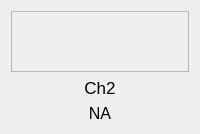
                 <widget class="QFrame" name="frame_ch2_2">
                  <layout class="QVBoxLayout" name="frame_ch2">
                   <item>
                    <widget class="QFrame" name="frame_ch2_color">
                     <property name="sizePolicy">
                      <sizepolicy hsizetype="Fixed" vsizetype="Fixed">
                       <horstretch>0</horstretch>
                       <verstretch>0</verstretch>
                      </sizepolicy>
                     </property>
                     <property name="minimumSize">
                      <size>
                       <width>61</width>
                       <height>61</height>
                      </size>
                     </property>
                     <property name="maximumSize">
                      <size>
                       <width>1000</width>
                       <height>61</height>
                      </size>
                     </property>
                     <property name="sizeIncrement">
                      <size>
                       <width>1</width>
                       <height>1</height>
                      </size>
                     </property>
                     <property name="accessibleName">
                      <string>color_frame</string>
                     </property>
                     <property name="styleSheet">
                      <string notr="true"/>
                     </property>
                     <property name="frameShape">
                      <enum>QFrame::StyledPanel</enum>
                     </property>
                     <property name="frameShadow">
                      <enum>QFrame::Raised</enum>
                     </property>
                    </widget>
                   </item>
                   <item>
                    <widget class="QLabel" name="label_ch2">
                     <property name="minimumSize">
                      <size>
                       <width>61</width>
                       <height>0</height>
                      </size>
                     </property>
                     <property name="maximumSize">
                      <size>
                       <width>16777215</width>
                       <height>30</height>
                      </size>
                     </property>
                     <property name="font">
                      <font>
                       <pointsize>13</pointsize>
                       <italic>false</italic>
                       <bold>false</bold>
                      </font>
                     </property>
                     <property name="text">
                      <string>&lt;html&gt;&lt;head/&gt;&lt;body&gt;&lt;p&gt;&lt;span style=&quot; font-size:13pt;&quot;&gt;Ch2&lt;/span&gt;&lt;/p&gt;&lt;/body&gt;&lt;/html&gt;</string>
                     </property>
                     <property name="alignment">
                      <set>Qt::AlignCenter</set>
                     </property>
                    </widget>
                   </item>
                   <item>
                    <widget class="QLabel" name="label_ch2_value">
                     <property name="minimumSize">
                      <size>
                       <width>61</width>
                       <height>0</height>
                      </size>
                     </property>
                     <property name="maximumSize">
                      <size>
                       <width>16777215</width>
                       <height>30</height>
                      </size>
                     </property>
                     <property name="font">
                      <font>
                       <pointsize>12</pointsize>
                       <italic>false</italic>
                       <bold>false</bold>
                      </font>
                     </property>
                     <property name="styleSheet">
                      <string notr="true">font:12pt</string>
                     </property>
                     <property name="text">
                      <string>NA</string>
                     </property>
                     <property name="alignment">
                      <set>Qt::AlignCenter</set>
                     </property>
                    </widget>
                   </item>
                  </layout>
                 </widget>
